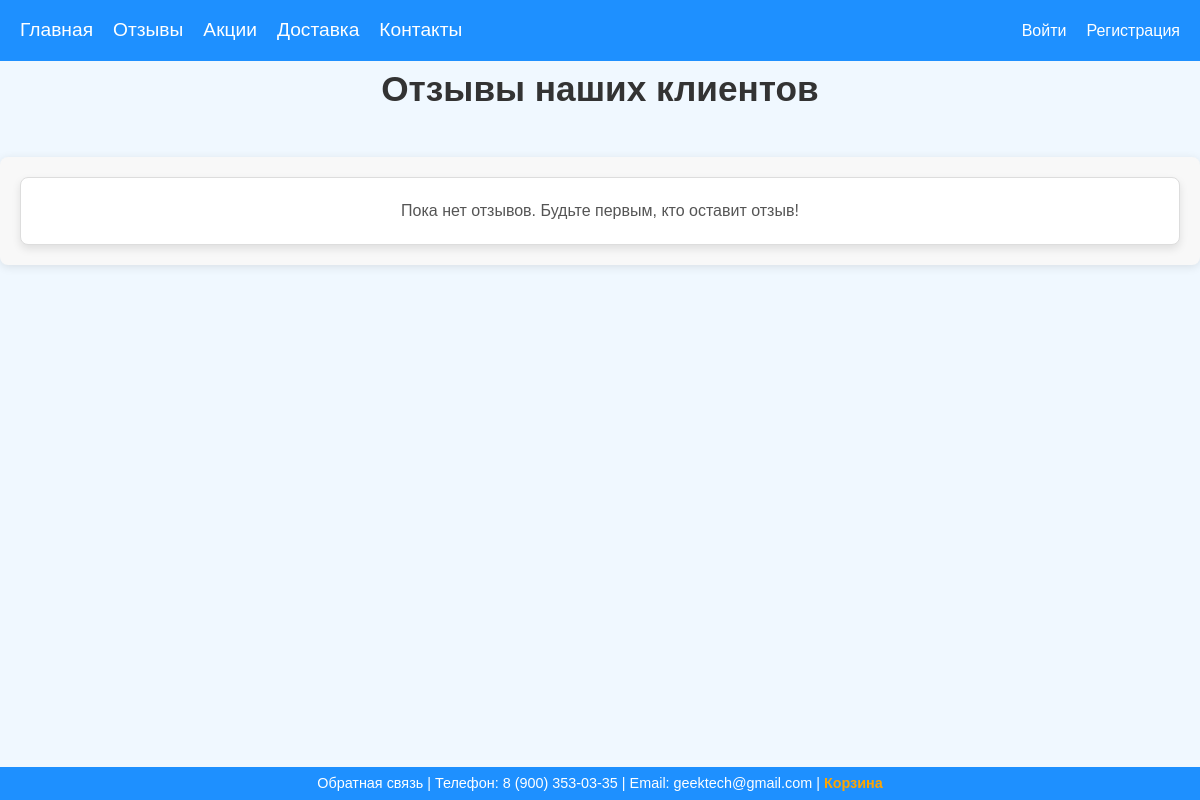
The page /geektech/reviews/ on the database as committed earlier.
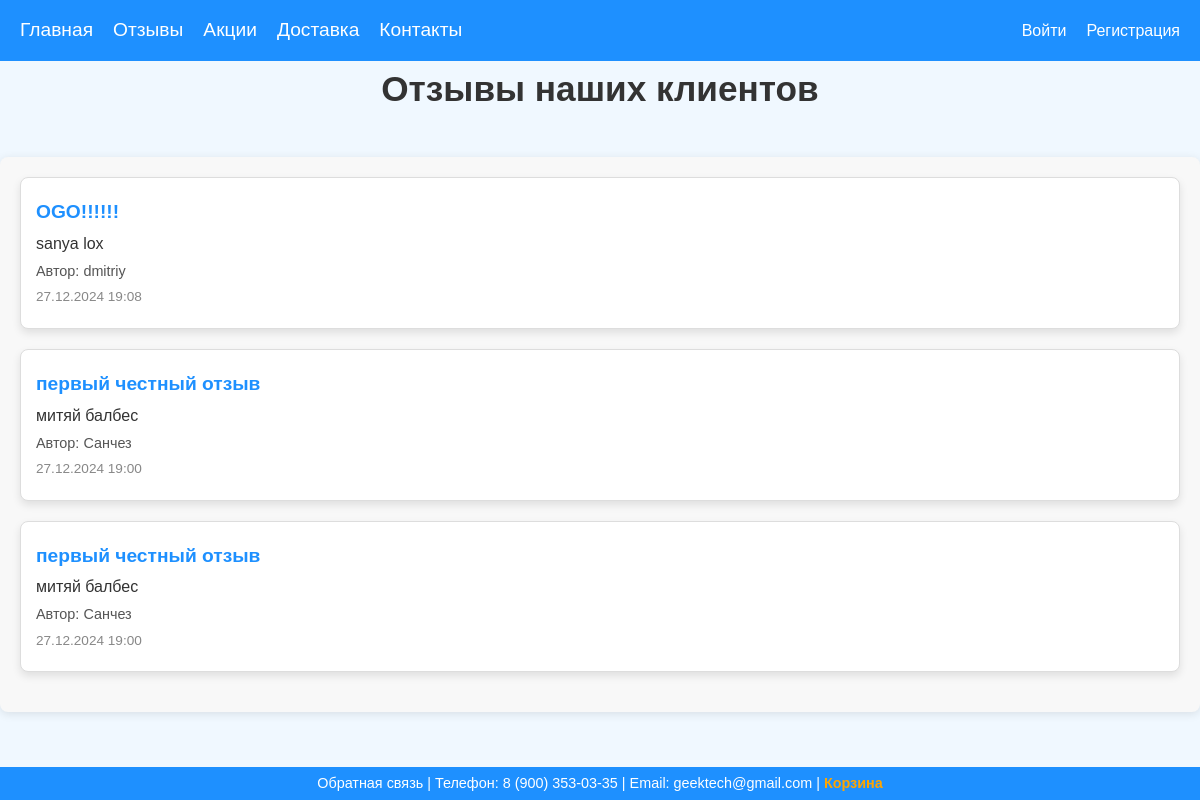
The same page on the database as committed later.
### shopapp/models.py (models this page shows, shortened)
class Feedback(models.Model):
    author = models.ForeignKey(User, on_delete=models.CASCADE)
    title = models.CharField(max_length=150)
    text = models.TextField(max_length=2000)
    created_timestamp = models.DateTimeField(auto_now_add=True)

### shopapp/views.py (the view)
# urls.py: path('reviews/', ReviewsView.as_view(), name='reviews'),
class ReviewsView(View):
    def get(self, request: HttpRequest):
        feedbacks = Feedback.objects.all().order_by('-created_timestamp')
        return render(request, 'reviews.html', {'feedbacks': feedbacks})

### shopapp/templates/reviews.html (shortened to what this page needs)
{% extends 'base.html' %}
{% block additional_styles %}
    {% load static %}
    <link rel="stylesheet" href="{% static 'css/base.css' %}">
    <link rel="stylesheet" href="{% static 'css/reviews.css' %}">
{% endblock %}
{% block main %}
<h1>Отзывы наших клиентов</h1>
<div class="feedbacks-container">
    {% for review in feedbacks %}
        <div class="feedback">
            <p><strong>{{ review.title }}</strong></p>
            <p>{{ review.text }}</p>
            <p class="name">Автор: {{ review.author.username }}</p>
            <p class="date">{{ review.created_timestamp|date:"d.m.Y H:i" }}</p>
        </div>
    {% empty %}
        <div class="no-feedback">
            <p>Пока нет отзывов. Будьте первым, кто оставит отзыв!</p>
        </div>
    {% endfor %}
</div>
{% endblock %}

Rows that differ between the two databases and show on the page:
added Feedback: title "OGO!!!!!!", text "sanya lox", author.username "dmitriy", created_timestamp "27.12.2024 19:08"
added Feedback: title "первый честный отзыв", text "митяй балбес", author.username "Санчез", created_timestamp "27.12.2024 19:00"
added Feedback: title "первый честный отзыв", text "митяй балбес", author.username "Санчез", created_timestamp "27.12.2024 19:00"
Other text that changed with them:
text no longer shown: "Пока нет отзывов. Будьте первым, кто оставит отзыв!"
